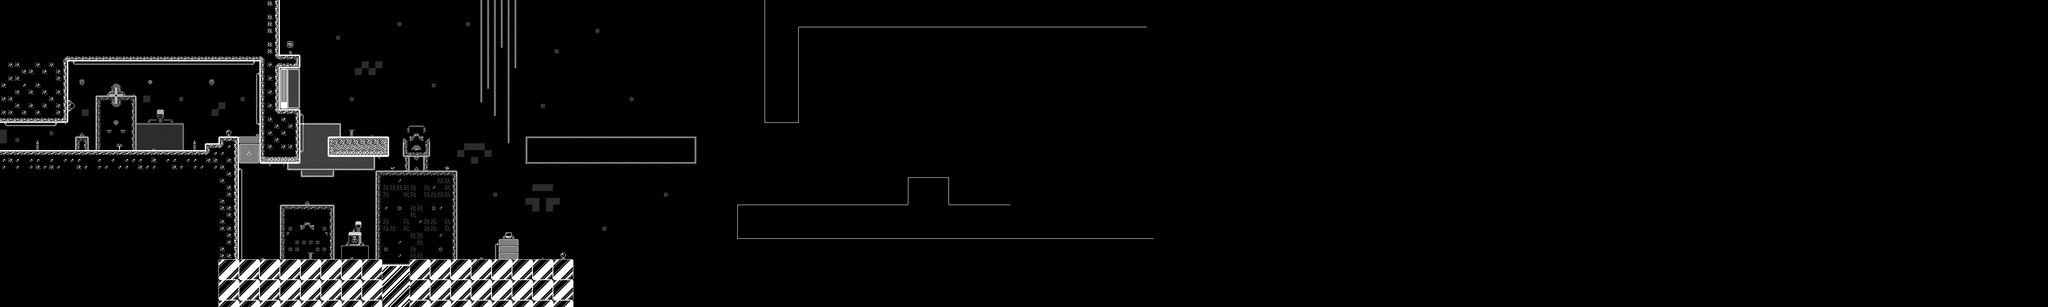

This is a level from a 2D game, rendered from its Tiled map with the project's own tilesets. A one-line summary and the map file follow, with tile-layer data summarised:
An orthogonal 300x45 tile map with 16x16 px tiles, 4 tile layers (Parallax, Opacity, Props, Ground), 2 tilesets.

<map version="1.2" tiledversion="1.3.2" orientation="orthogonal" renderorder="right-down" compressionlevel="0" width="300" height="45" tilewidth="16" tileheight="16" infinite="0" nextlayerid="5" nextobjectid="1">
 <tileset firstgid="1" source="ground.tsx" />
 <tileset firstgid="205" source="props.tsx" />
 <layer id="3" name="Parallax" width="300" height="45" opacity="0.69">
  <data>[13500 cells, 288 non-empty, 40 distinct tile ids]</data>
 </layer>
 <layer id="4" name="Opacity" width="300" height="45" opacity="0.83">
  <data>[13500 cells, 100 non-empty, 18 distinct tile ids]</data>
 </layer>
 <layer id="2" name="Props" width="300" height="45">
  <data>[13500 cells, 373 non-empty, 54 distinct tile ids]</data>
 </layer>
 <layer id="1" name="Ground" width="300" height="45">
  <data>[13500 cells, 795 non-empty, 50 distinct tile ids]</data>
 </layer>
</map>